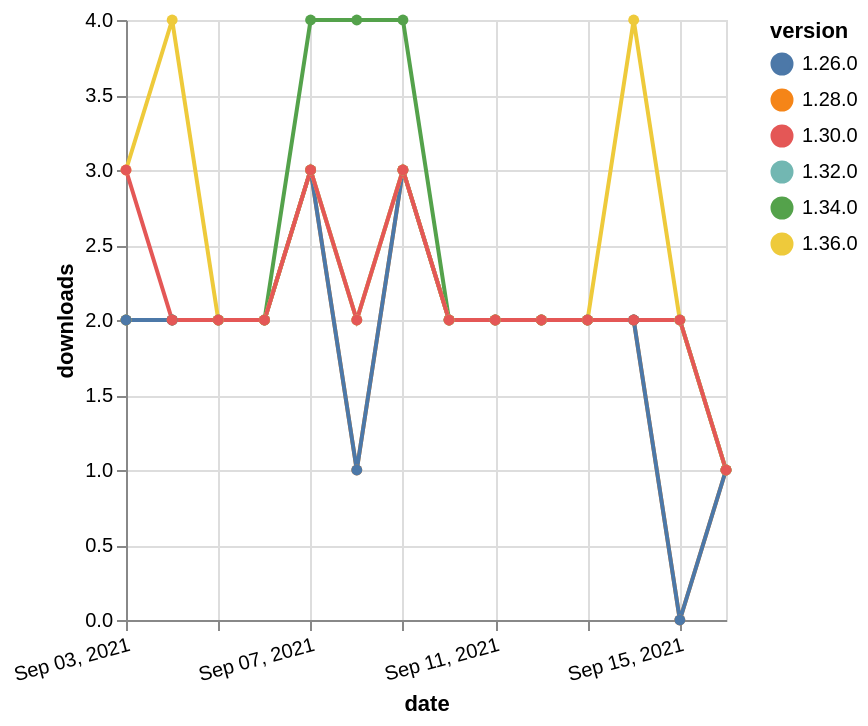

The Vega-Lite source for this figure:
### Vega-Lite specification from a JSON file in a GitHub repository (floating-point values rounded to 4 significant figures)
{"$schema": "https://vega.github.io/schema/vega-lite/v5.json", "description": "A simple bar chart with embedded data.", "data": {"values": [{"date": "2021-09-03", "total": 731, "delta": 2, "version": "1.34.0"}, {"date": "2021-09-04", "total": 733, "delta": 2, "version": "1.34.0"}, {"date": "2021-09-05", "total": 735, "delta": 2, "version": "1.34.0"}, {"date": "2021-09-06", "total": 737, "delta": 2, "version": "1.34.0"}, {"date": "2021-09-07", "total": 741, "delta": 4, "version": "1.34.0"}, {"date": "2021-09-08", "total": 745, "delta": 4, "version": "1.34.0"}, {"date": "2021-09-09", "total": 749, "delta": 4, "version": "1.34.0"}, {"date": "2021-09-10", "total": 751, "delta": 2, "version": "1.34.0"}, {"date": "2021-09-11", "total": 753, "delta": 2, "version": "1.34.0"}, {"date": "2021-09-12", "total": 755, "delta": 2, "version": "1.34.0"}, {"date": "2021-09-13", "total": 757, "delta": 2, "version": "1.34.0"}, {"date": "2021-09-14", "total": 759, "delta": 2, "version": "1.34.0"}, {"date": "2021-09-15", "total": 761, "delta": 2, "version": "1.34.0"}, {"date": "2021-09-16", "total": 762, "delta": 1, "version": "1.34.0"}, {"date": "2021-09-03", "total": 1018, "delta": 2, "version": "1.32.0"}, {"date": "2021-09-04", "total": 1020, "delta": 2, "version": "1.32.0"}, {"date": "2021-09-05", "total": 1022, "delta": 2, "version": "1.32.0"}, {"date": "2021-09-06", "total": 1024, "delta": 2, "version": "1.32.0"}, {"date": "2021-09-07", "total": 1027, "delta": 3, "version": "1.32.0"}, {"date": "2021-09-08", "total": 1029, "delta": 2, "version": "1.32.0"}, {"date": "2021-09-09", "total": 1032, "delta": 3, "version": "1.32.0"}, {"date": "2021-09-10", "total": 1034, "delta": 2, "version": "1.32.0"}, {"date": "2021-09-11", "total": 1036, "delta": 2, "version": "1.32.0"}, {"date": "2021-09-12", "total": 1038, "delta": 2, "version": "1.32.0"}, {"date": "2021-09-13", "total": 1040, "delta": 2, "version": "1.32.0"}, {"date": "2021-09-14", "total": 1042, "delta": 2, "version": "1.32.0"}, {"date": "2021-09-15", "total": 1044, "delta": 2, "version": "1.32.0"}, {"date": "2021-09-16", "total": 1045, "delta": 1, "version": "1.32.0"}, {"date": "2021-09-03", "total": 1657, "delta": 2, "version": "1.28.0"}, {"date": "2021-09-04", "total": 1659, "delta": 2, "version": "1.28.0"}, {"date": "2021-09-05", "total": 1661, "delta": 2, "version": "1.28.0"}, {"date": "2021-09-06", "total": 1663, "delta": 2, "version": "1.28.0"}, {"date": "2021-09-07", "total": 1666, "delta": 3, "version": "1.28.0"}, {"date": "2021-09-08", "total": 1667, "delta": 1, "version": "1.28.0"}, {"date": "2021-09-09", "total": 1670, "delta": 3, "version": "1.28.0"}, {"date": "2021-09-10", "total": 1672, "delta": 2, "version": "1.28.0"}, {"date": "2021-09-11", "total": 1674, "delta": 2, "version": "1.28.0"}, {"date": "2021-09-12", "total": 1676, "delta": 2, "version": "1.28.0"}, {"date": "2021-09-13", "total": 1678, "delta": 2, "version": "1.28.0"}, {"date": "2021-09-14", "total": 1680, "delta": 2, "version": "1.28.0"}, {"date": "2021-09-15", "total": 1680, "delta": 0, "version": "1.28.0"}, {"date": "2021-09-16", "total": 1681, "delta": 1, "version": "1.28.0"}, {"date": "2021-09-03", "total": 2035, "delta": 2, "version": "1.26.0"}, {"date": "2021-09-04", "total": 2037, "delta": 2, "version": "1.26.0"}, {"date": "2021-09-05", "total": 2039, "delta": 2, "version": "1.26.0"}, {"date": "2021-09-06", "total": 2041, "delta": 2, "version": "1.26.0"}, {"date": "2021-09-07", "total": 2044, "delta": 3, "version": "1.26.0"}, {"date": "2021-09-08", "total": 2045, "delta": 1, "version": "1.26.0"}, {"date": "2021-09-09", "total": 2048, "delta": 3, "version": "1.26.0"}, {"date": "2021-09-10", "total": 2050, "delta": 2, "version": "1.26.0"}, {"date": "2021-09-11", "total": 2052, "delta": 2, "version": "1.26.0"}, {"date": "2021-09-12", "total": 2054, "delta": 2, "version": "1.26.0"}, {"date": "2021-09-13", "total": 2056, "delta": 2, "version": "1.26.0"}, {"date": "2021-09-14", "total": 2058, "delta": 2, "version": "1.26.0"}, {"date": "2021-09-15", "total": 2058, "delta": 0, "version": "1.26.0"}, {"date": "2021-09-16", "total": 2059, "delta": 1, "version": "1.26.0"}, {"date": "2021-09-03", "total": 233, "delta": 3, "version": "1.36.0"}, {"date": "2021-09-04", "total": 237, "delta": 4, "version": "1.36.0"}, {"date": "2021-09-05", "total": 239, "delta": 2, "version": "1.36.0"}, {"date": "2021-09-06", "total": 241, "delta": 2, "version": "1.36.0"}, {"date": "2021-09-07", "total": 244, "delta": 3, "version": "1.36.0"}, {"date": "2021-09-08", "total": 246, "delta": 2, "version": "1.36.0"}, {"date": "2021-09-09", "total": 249, "delta": 3, "version": "1.36.0"}, {"date": "2021-09-10", "total": 251, "delta": 2, "version": "1.36.0"}, {"date": "2021-09-11", "total": 253, "delta": 2, "version": "1.36.0"}, {"date": "2021-09-12", "total": 255, "delta": 2, "version": "1.36.0"}, {"date": "2021-09-13", "total": 257, "delta": 2, "version": "1.36.0"}, {"date": "2021-09-14", "total": 261, "delta": 4, "version": "1.36.0"}, {"date": "2021-09-15", "total": 263, "delta": 2, "version": "1.36.0"}, {"date": "2021-09-16", "total": 264, "delta": 1, "version": "1.36.0"}, {"date": "2021-09-03", "total": 1481, "delta": 3, "version": "1.30.0"}, {"date": "2021-09-04", "total": 1483, "delta": 2, "version": "1.30.0"}, {"date": "2021-09-05", "total": 1485, "delta": 2, "version": "1.30.0"}, {"date": "2021-09-06", "total": 1487, "delta": 2, "version": "1.30.0"}, {"date": "2021-09-07", "total": 1490, "delta": 3, "version": "1.30.0"}, {"date": "2021-09-08", "total": 1492, "delta": 2, "version": "1.30.0"}, {"date": "2021-09-09", "total": 1495, "delta": 3, "version": "1.30.0"}, {"date": "2021-09-10", "total": 1497, "delta": 2, "version": "1.30.0"}, {"date": "2021-09-11", "total": 1499, "delta": 2, "version": "1.30.0"}, {"date": "2021-09-12", "total": 1501, "delta": 2, "version": "1.30.0"}, {"date": "2021-09-13", "total": 1503, "delta": 2, "version": "1.30.0"}, {"date": "2021-09-14", "total": 1505, "delta": 2, "version": "1.30.0"}, {"date": "2021-09-15", "total": 1507, "delta": 2, "version": "1.30.0"}, {"date": "2021-09-16", "total": 1508, "delta": 1, "version": "1.30.0"}]}, "width": "container", "mark": {"type": "line", "point": {"filled": true}}, "encoding": {"x": {"field": "date", "type": "temporal", "timeUnit": "yearmonthdate", "title": "date", "axis": {"labelAngle": -15}}, "y": {"field": "delta", "type": "quantitative", "title": "downloads"}, "color": {"field": "version", "type": "nominal"}, "tooltip": {"field": "delta"}}}
